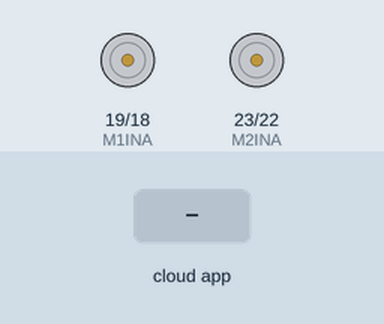
A program run on a simulated ESP32. Shown: motor-driver pin pairs drawn as motors (green arrow = first pin HIGH = forward, orange = second pin HIGH = backward, longer = more drive, scaled by the enable pin). The inputs (shaded band) are chosen by the test bench. The ROS host is connected and sends only what is stated.

Above: at 1.2 s.
1.3 s: the phone or cloud app sets linear.x to -100
At 2.0 s:
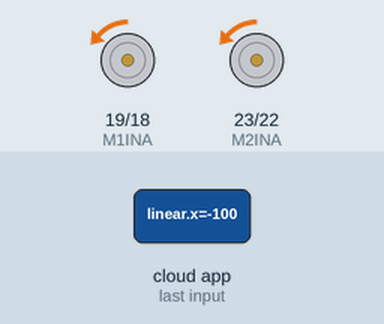
2.8 s: the phone or cloud app sets linear.x to 100
At 4.1 s:
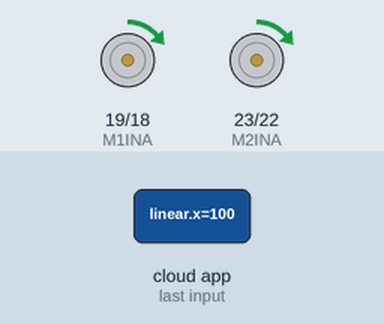
Timing chart, 0 to 5.8 s (numbered marks = the images above; inputs shaded):
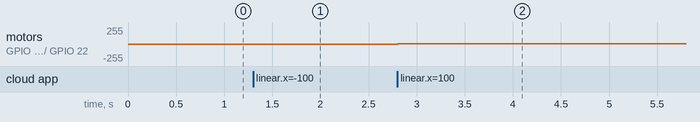

The program:

main.cpp
```cpp
#include <Arduino.h>

#include "motor.h"
#include "microROS.h"

float vel=0;

microRos ros;

void setup(){
    motor_setup();
    Serial.begin(115200);

    ros.initialize();
}

void loop(){
    ros.start();
    motor(vel, vel);
}
```

microROS.h
```cpp
#ifndef microrROS_H
#define microrROS_H

#include <Arduino.h>
#include <micro_ros_platformio.h>
#include <rcl/rcl.h>
#include <rclc/rclc.h>
#include <rclc/executor.h>

#include <geometry_msgs/msg/twist.h>


class microRos{
    private:
        rcl_subscription_t subscriber;
        geometry_msgs__msg__Twist cmd_vel_msg;

        rclc_executor_t executor;
        rclc_support_t support;
        rcl_allocator_t allocator;
        rcl_node_t node;

    public:
        microRos();
        void initialize();
        static void cmd_velCallback(const void * msgin); // es imprescindible que sea static
        void start();


};


#endif
```

motor.h
```cpp
#ifndef MOTOR_H
#define MOTOR_H

#include <Arduino.h>
#include "pinout.h"

void motor_setup();
void motor(int, int);

#endif
```

pinout.h
```cpp
#define M1INA 19
#define M1INB 18
#define M1PWM 17

#define M2INA 23
#define M2INB 22
#define M2PWM 21

#define ENC1A 32
#define ENC1B 33

#define ENC2A 25
#define ENC2B 26
```

microROS.cpp
```cpp
#include "microROS.h"

extern float vel;

microRos::microRos(){
}

void microRos::initialize(){
    //Serial.begin(115200);
    set_microros_serial_transports(Serial);

    allocator = rcl_get_default_allocator();
    rclc_support_init(&support, 0, NULL, &allocator);
    rclc_node_init_default(&node, "micro_ros_platformio_node", "", &support);

    // create subscriber
    rclc_subscription_init_default(
        &subscriber,
        &node,
        ROSIDL_GET_MSG_TYPE_SUPPORT(geometry_msgs, msg, Twist),
        "cmd_vel");

    //create executor
    rclc_executor_init(&executor, &support.context, 1, &allocator);
    rclc_executor_add_subscription(&executor, &subscriber, &cmd_vel_msg, &microRos::cmd_velCallback, ON_NEW_DATA);

}


// suscriber callback
void microRos::cmd_velCallback(const void * msgin)
{
  const geometry_msgs__msg__Twist * msg = (const geometry_msgs__msg__Twist *)msgin;
  vel= msg->linear.x;
  //motor(vel, vel);
}

void microRos::start(){
  delay(1);
  rclc_executor_spin_some(&executor, RCL_MS_TO_NS(100));
}
```

motor.cpp
```cpp
#include "motor.h"

const int motorFreq = 1000;     // PWM frequency
const int motorResolution = 8;  // PWM resolution (bits)
const int motorChannelA = 0;    // PWM channel for motor A
const int motorChannelB = 1;    // PWM channel for motor B

void motor_setup(){
    pinMode(M1INA, OUTPUT);
    pinMode(M1INB, OUTPUT);
    pinMode(M1PWM, OUTPUT);
    ledcSetup(motorChannelA, motorFreq, motorResolution);
    ledcAttachPin(M1PWM, motorChannelA);

    pinMode(M2INA, OUTPUT);
    pinMode(M2INB, OUTPUT);
    pinMode(M2PWM, OUTPUT);
    ledcSetup(motorChannelB, motorFreq, motorResolution);
    ledcAttachPin(M2PWM, motorChannelB);
}

void motor(int vi, int vd) {
    digitalWrite(M1INA, vi >= 0 ? HIGH : LOW);
    digitalWrite(M1INB, vi >= 0 ? LOW : HIGH);

    digitalWrite(M2INA, vd >= 0 ? HIGH : LOW);
    digitalWrite(M2INB, vd >= 0 ? LOW : HIGH);

    ledcWrite(motorChannelA, constrain(abs(vi), 0, 255));
    ledcWrite(motorChannelB, constrain(abs(vd), 0, 255));
}
```

Measured:
- after the input at 1.3 s, motor on GPIO 19 (M1INA) / GPIO 18 (M1INB), motor on GPIO 23 (M2INA) / GPIO 22 (M2INB): stopped → backward 1/255 at once
- after the input at 2.8 s, motor on GPIO 19 (M1INA) / GPIO 18 (M1INB), motor on GPIO 23 (M2INA) / GPIO 22 (M2INB): backward 1/255 → forward 1/255 at once
